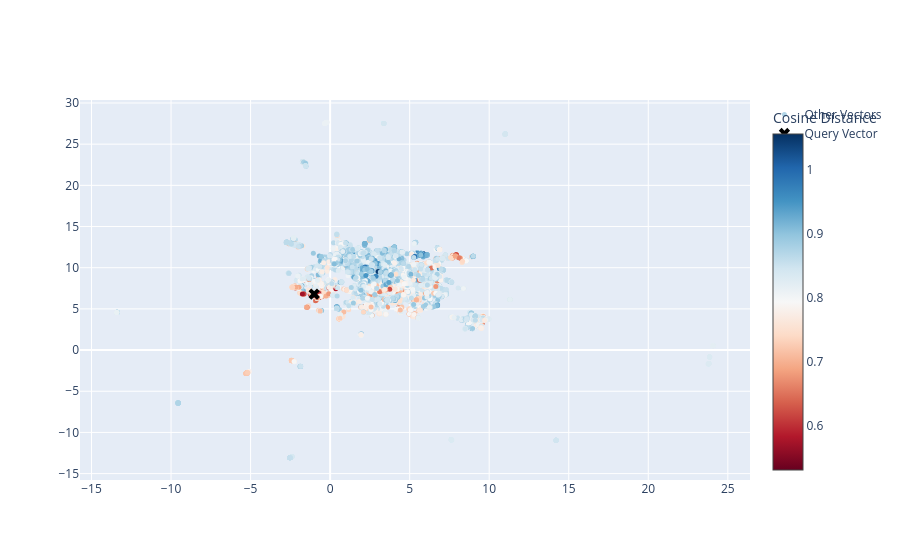

Notebook source saved alongside this figure:
### Code cell
plot_cosine_distances(
    "Climate Change",
    selected_collection,
)

### Figure 1 — Plotly figure (JSON) as saved in the notebook; plotly's stock layout.template omitted (floating-point values rounded to 4 significant figures; data arrays with more than 128 entries replaced by an {"elided": "..."} marker saying what was removed)
{"data": [{"marker": {"color": {"elided": "6044 float values"}, "colorbar": {"title": {"text": "Cosine Distance"}}, "colorscale": [[0.0, "rgb(103,0,31)"], [0.1, "rgb(178,24,43)"], [0.2, "rgb(214,96,77)"], [0.3, "rgb(244,165,130)"], [0.4, "rgb(253,219,199)"], [0.5, "rgb(247,247,247)"], [0.6, "rgb(209,229,240)"], [0.7, "rgb(146,197,222)"], [0.8, "rgb(67,147,195)"], [0.9, "rgb(33,102,172)"], [1.0, "rgb(5,48,97)"]], "size": 5}, "mode": "markers", "name": "Other Vectors", "text": {"elided": "6044 str values"}, "type": "scatter", "x": {"elided": "6044 float values"}, "y": {"elided": "6044 float values"}}, {"marker": {"color": "black", "size": 10, "symbol": "x"}, "mode": "markers", "name": "Query Vector", "text": ["Query Vector"], "type": "scatter", "x": [-1.004], "y": [6.801]}], "layout": {}}
